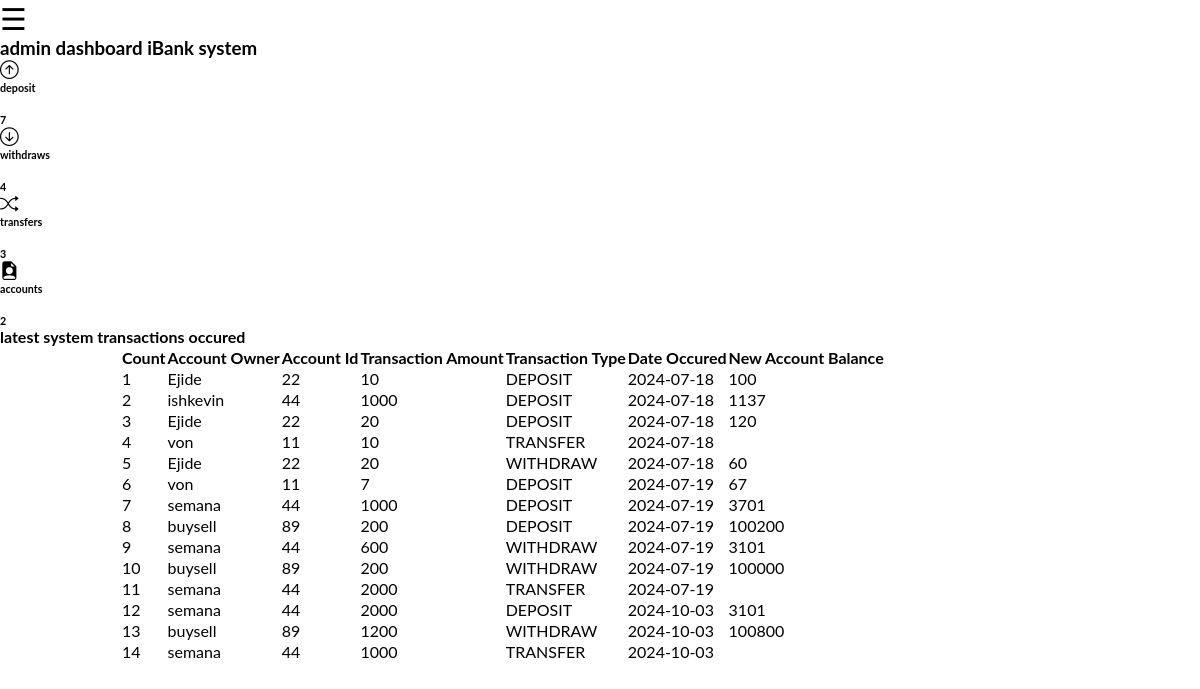
Page /php/dashboard.php (signed in) on the committed database.
### tables this page shows
CREATE TABLE `transactions` (
  `id` int(70) NOT NULL,
  `account_owner` varchar(70) NOT NULL,
  `account_id` int(70) NOT NULL,
  `transaction_amount` int(70) NOT NULL,
  `transaction_type` varchar(170) NOT NULL,
  `date_occured` date NOT NULL DEFAULT current_timestamp(),
  `new_account_balance` varchar(70) NOT NULL
);

### php/dashboard.php (the view, shortened to what this page needs)
<?php
include "connection.php";
$sql = "SELECT COUNT(*) AS row_count FROM accounts";
$sql_statement = mysqli_query($con,$sql);
$fetch_sql_statement = mysqli_fetch_array($sql_statement);
$data_sql_statement = $fetch_sql_statement['row_count'];
$sql = "SELECT COUNT(*) AS  transfers_count FROM transactions WHERE transaction_type='TRANSFER'";
$sql_transfer_statement = mysqli_query($con,$sql);
$fetch_transfer_statement = mysqli_fetch_array($sql_transfer_statement);
$data_transfer_statement = $fetch_transfer_statement['transfers_count'];
$sql = "SELECT COUNT(*) AS  withdraws_count FROM transactions WHERE transaction_type='WITHDRAW'";
$sql_withdraw_statement = mysqli_query($con,$sql);
$fetch_withdraw_statement = mysqli_fetch_array($sql_withdraw_statement);
$data_withdraw_statement = $fetch_withdraw_statement['withdraws_count'];
$sql = "SELECT COUNT(*) AS  deposits_count FROM transactions WHERE transaction_type='DEPOSIT'";
$sql_deposit_statement = mysqli_query($con,$sql);
$fetch_deposit_statement = mysqli_fetch_array($sql_deposit_statement);
$data_deposit_statement = $fetch_deposit_statement['deposits_count'];
?>
<!DOCTYPE html>
<html lang="en">
<head>
    <link rel="stylesheet" href="../style.css">
    <link rel="stylesheet" href="../assets/Bootstrap icon/icons/bootstrap-icons.css">
</head>
<body class="portal">
       <span style="font-size:30px;cursor:pointer" onclick="openNav()">&#9776;</span>
       <section class="dash">
        <h3 class="text-1">admin dashboard iBank system</h3>
        <div class="basic-modules">
            <div class="box">
                <h3 class="bi bi-arrow-up-circle"></h3>
                <div class="module">
                <h6>deposit</h6><br>
                <h6><?php echo $data_deposit_statement; ?></h6>
                </div>
            </div>
            <div class="box">
                <h3 class="bi bi-arrow-down-circle"></h3>
                <div class="module">
                <h6>withdraws</h6><br>
                <h6><?php echo $data_withdraw_statement;?></h6>
                </div>
            </div>
            <div class="box">
                <h3 class="bi bi-shuffle"></h3>
                <div class="module">
                <h6>transfers</h6><br>
                <h6><?php echo $data_transfer_statement;?></h6>
                </div>
            </div>
            <div class="box">
                <h3 class="bi bi-file-earmark-person-fill"></h3>
                <div class="module">
                <h6>accounts</h6><br>
                <h6><?php echo $data_sql_statement;?></h6>
                </div>
            </div>
        </div>
        <h4 class="txt-1">latest system transactions occured</h4>
      <div class="column">
      <table>
      <tr>
        <th>Count</th>
        <th>Account Owner</th>
        <th>Account Id</th>
        <th>Transaction Amount</th>
        <th>Transaction Type</th>
        <th>Date Occured</th>
        <th>New Account Balance</th>
      </tr>
      <?php
      $count = 1;
      $sql = "SELECT * FROM transactions";
      $fetch = mysqli_query($con,$sql);
      if(mysqli_num_rows($fetch) > 0){
        while($row=mysqli_fetch_array($fetch)){
      ?>
      <tr>
        <td><?php echo $count++; ?></td>
        <td><?php echo $row['account_owner']; ?></td>
        <td><?php echo $row['account_id'];?></td>
        <td><?php echo $row['transaction_amount'];?></td>
        <td><?php echo $row['transaction_type'];?></td>
        <td><?php echo $row['date_occured'];?></td>
        <td><?php echo $row['new_account_balance'];?></td>
      </tr>
      <?php
      }
    }
      ?>
    </table>
  </div>
       </section>
</body>
</html>

### style.css (style rules this page uses)
* { margin: 0px; padding: 0px; box-sizing: border-box; }
.portal { font-family: "Lato", sans-serif; }

### php/dashboard.php (style rules this page uses)
table { margin-left:120px; }

### rows in the picture
transactions: account_owner "Ejide", account "22", transaction_amount "10", transaction_type "DEPOSIT", date_occured "2024-07-18", new_account_balance "100"
transactions: account_owner "ishkevin", account "44", transaction_amount "1000", transaction_type "DEPOSIT", date_occured "2024-07-18", new_account_balance "1137"
transactions: account_owner "Ejide", account "22", transaction_amount "20", transaction_type "DEPOSIT", date_occured "2024-07-18", new_account_balance "120"
transactions: account_owner "von", account "11", transaction_amount "10", transaction_type "TRANSFER", date_occured "2024-07-18"
transactions: account_owner "Ejide", account "22", transaction_amount "20", transaction_type "WITHDRAW", date_occured "2024-07-18", new_account_balance "60"
transactions: account_owner "von", account "11", transaction_amount "7", transaction_type "DEPOSIT", date_occured "2024-07-19", new_account_balance "67"
transactions: account_owner "semana", account "44", transaction_amount "1000", transaction_type "DEPOSIT", date_occured "2024-07-19", new_account_balance "3701"
transactions: account_owner "buysell", account "89", transaction_amount "200", transaction_type "DEPOSIT", date_occured "2024-07-19", new_account_balance "100200"
transactions: account_owner "semana", account "44", transaction_amount "600", transaction_type "WITHDRAW", date_occured "2024-07-19", new_account_balance "3101"
transactions: account_owner "buysell", account "89", transaction_amount "200", transaction_type "WITHDRAW", date_occured "2024-07-19", new_account_balance "100000"
transactions: account_owner "semana", account "44", transaction_amount "2000", transaction_type "TRANSFER", date_occured "2024-07-19"
transactions: account_owner "semana", account "44", transaction_amount "2000", transaction_type "DEPOSIT", date_occured "2024-10-03", new_account_balance "3101"
transactions: account_owner "buysell", account "89", transaction_amount "1200", transaction_type "WITHDRAW", date_occured "2024-10-03", new_account_balance "100800"
transactions: account_owner "semana", account "44", transaction_amount "1000", transaction_type "TRANSFER", date_occured "2024-10-03"

### other values in the picture
$data_deposit_statement "7"
$data_withdraw_statement "4"
$data_transfer_statement "3"
$data_sql_statement "2"
